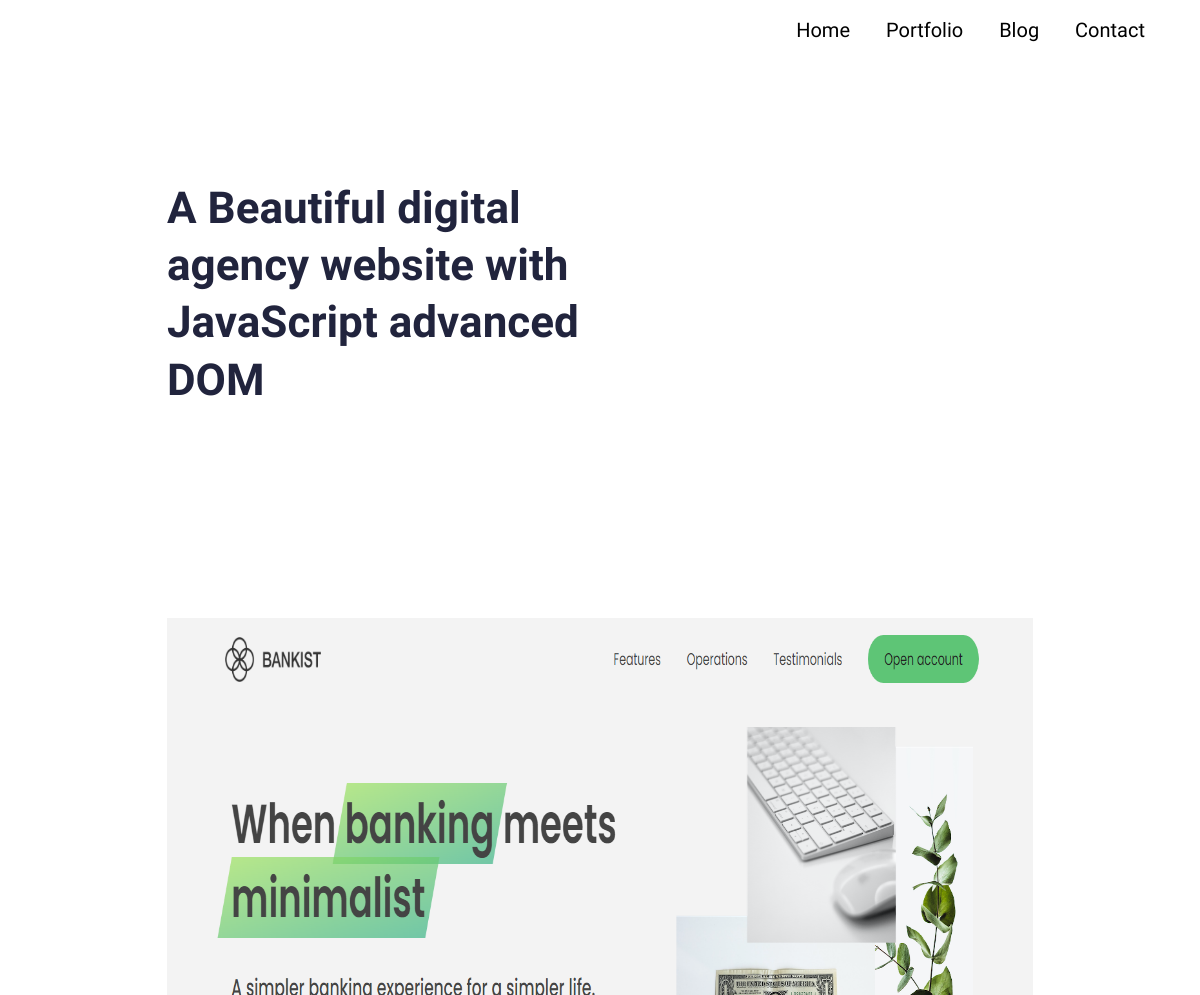
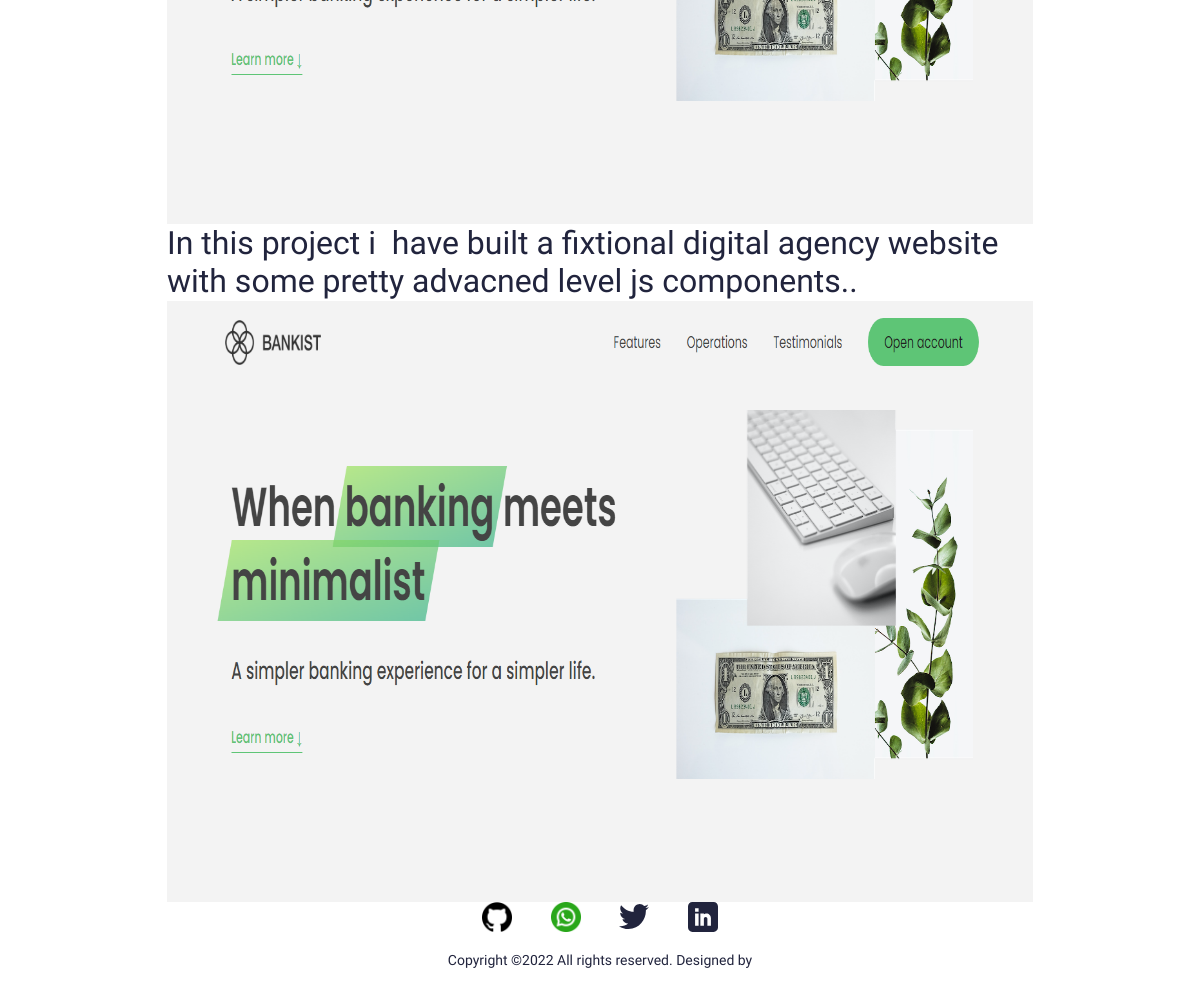
Page /portfolio/a-beautiful-digital-agency-website-with-javascript-advanced-dom on the committed database (2 pictures, top to bottom).
### main/models.py (models this page shows, shortened)
class Portfolio(models.Model):
    class Meta:
        verbose_name_plural = 'Portfolio Profiles'
        verbose_name = 'Portfolio'
        ordering = ['name']
    date = models.DateTimeField(blank=True, null=True)
    name = models.CharField(max_length=200, blank=True, null=True)
    description = models.CharField(max_length=500, blank=True, null=True)
    body = RichTextField(blank=True, null=True)
    image = models.ImageField(blank=True, null=True, upload_to='portfolio')
    slug = models.SlugField(null=True, blank=True)
    is_active = models.BooleanField(default=True)

### main/views.py (the view)
# urls.py: path('portfolio/<slug:slug>', views.PortfolioDetailView.as_view(), name='portfolio'),
class PortfolioDetailView(generic.DetailView):
    model = Portfolio
    template_name = "main/portfolio-detail.html"

### resume_demo/context_processors.py (called while the page is built)
def project_context(request):
    context ={
        'me': User.objects.first(),
    }
    return context

### main/templates/main/portfolio-detail.html (shortened to what this page needs)
{% extends 'main/base.html' %}
{% load static %}
    {% block content %}
    <section>
      <div class="innerPageBannerCol">
        <div class="container">
          <div class="row g-4 g-md-3  align-items-center">
            <div class="col-md-6">
              <div class="bannerContent">
                <h1 class="xlTitle pb-md-3">{{object.name}}</h1>
              </div>
            </div>
          </div>
        </div>
      </div>
    </section>
    <section>
      <div class="sectionSpaceSm">
        <div class="container">
          {{object.body|safe}}
        </div>
      </div>
    </section>
    {% endblock %}

### static/css/style.css (style rules this page uses)
:root { --primaryColor: #9C07B6; --primaryDarkColor: #3D0048; --primaryHoverColor: #900AA8; --secondaryColor: #F9B000; --baseColor: #21243D; --baseFont: 'Heebo', sans-serif; --titleFont: 'Courier Prime', monospace; --regular: 400; --medium: 500; --bold: 700; --black: 900; --lightBg: #F1F1F1; }
html { scroll-behavior: smooth; }
body { font-family: var(--baseFont); color: var(--baseColor); line-height: normal; }
img { max-width: 100%; }
.xlTitle { font-size: 44px; line-height: 1.3; font-weight: var(--bold); font-family: var(--titleFont) }
.sectionSpaceSm { padding: 35px 0; }
.innerPageBannerCol { padding: 180px 0 150px; }
@media (min-width:992px) { .container, .container-lg, .container-md, .container-sm, .container-xl, .container-xxl { max-width: 890px; } }

### rows in the picture
Portfolio: name "A Beautiful digital agency website with JavaScript advanced DOM", body (picture), body "In this project i have built a fixtional digital agency website with some pretty advacned level js components.."
